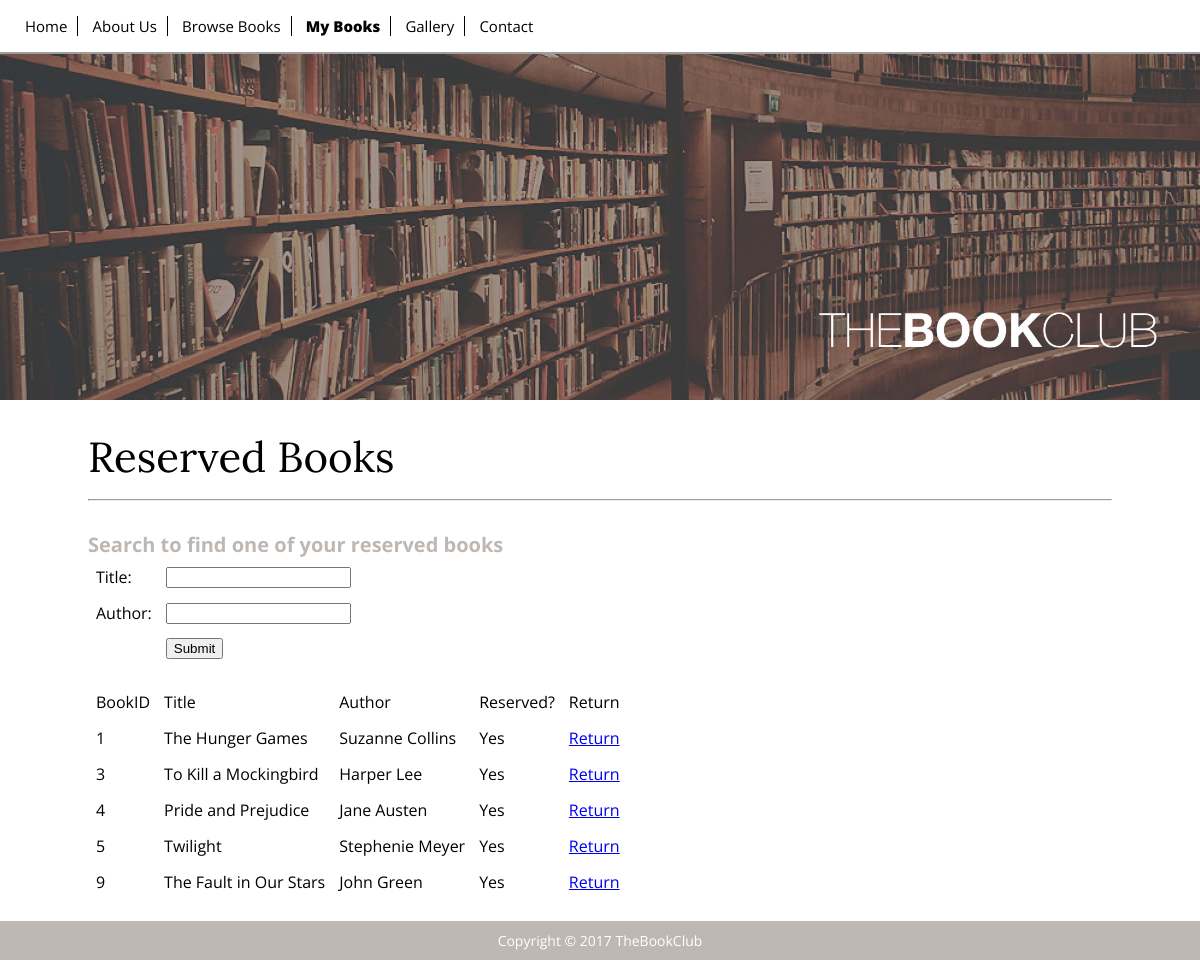
The app's page /mybooks.php with its own data.
### tables this page shows
CREATE TABLE `books` (
  `bookid` int(11) NOT NULL,
  `title` varchar(100) NOT NULL,
  `author` varchar(100) NOT NULL,
  `onloan` tinyint(1) NOT NULL,
  `duedate` date NOT NULL
);

### mybooks.php (the view, shortened to what this page needs)
<?php
$title = "My reserved books";
include("header.php");
?>
<body>
	<div id="content">
	<h1>Reserved Books</h1>
	<hr><br>
	<h2>Search to find one of your reserved books<br></h2>
	<form action="mybooks.php" method="POST">
    <table bgcolor="#fff" cellpadding="6">
        <tbody>
            <tr>
                <td>Title:</td>
                <td><INPUT type="text" name="searchtitle"></td>
            </tr>
            <tr>
                <td>Author:</td>
                <td><INPUT type="text" name="searchauthor"></td>
            </tr>
            <tr>
                <td></td>
                <td><INPUT type="submit" name="submit" value="Submit"></td>
            </tr>
        </tbody>
    </table>
</form>
<?php
@ $db = new mysqli($dbserver, $dbuser, $dbpass, $dbname);
$query = " select title, author, onloan, bookid from books where onloan is true";
    $stmt = $db->prepare($query);
    $stmt->bind_result($title, $author, $onloan, $bookid);
    $stmt->execute();
    echo '<table bgcolor="#fff" cellpadding="6">';
    echo '<tr><b><td>BookID</td><b> <td>Title</td> <td>Author</td> <td>Reserved?</td> </b> <td>Return</td> </b></tr>';
    while ($stmt->fetch()) {
        if($onloan==1)
            $onloan="Yes";
        echo "<tr>";
        echo "<td> $bookid </td><td> $title </td><td> $author </td><td> $onloan </td>";
        echo '<td><a href="returnBook.php?bookid=' . urlencode($bookid) . '">Return</a></td>';
        echo "</tr>";
    }
    echo "</table>";
    ?>
    </div>
</body>
<?php include("footer.php"); ?>

### style.css (style rules this page uses)
body { margin: 0 auto; padding: 0; font-family: 'Open Sans', sans-serif; }
#content { width: 1024px; display: block; margin-left: auto; margin-right: auto; overflow: hidden; }
h1 { font-family: 'Lora'; font-size: 42px; font-weight: 400; margin: 30px 0 15px 0; padding: 0; }
h2 { margin: 0; padding: 0; font-family: 'Open Sans'; font-size: 20px; color: #BFB7B2; text-align: left; }

### records on screen
books: bookid "1", title "The Hunger Games", author "Suzanne Collins", onloan "Yes"
books: bookid "3", title "To Kill a Mockingbird", author "Harper Lee", onloan "Yes"
books: bookid "4", title "Pride and Prejudice", author "Jane Austen", onloan "Yes"
books: bookid "5", title "Twilight", author "Stephenie Meyer", onloan "Yes"
books: bookid "9", title "The Fault in Our Stars", author "John Green", onloan "Yes"
